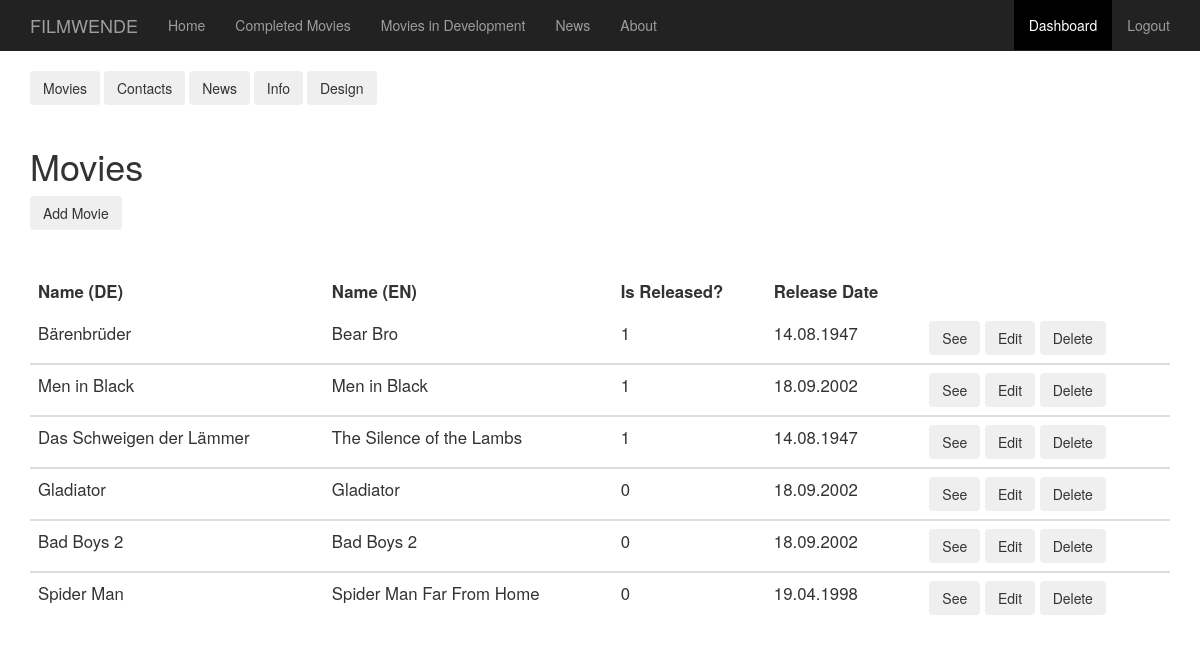
The page /dashboard_movies (signed in) on the database its author committed.
### app/models.py (models this page shows, shortened)
class Movie(db.Model):
    __tablename__ = "movies"
    id = db.Column(db.Integer, primary_key=True)
    title_DE = db.Column(db.String, unique=True)
    title_EN = db.Column(db.String, unique=True)
    isReleased = db.Column(db.Integer)
    release_date = db.Column(db.String(140))
    format = db.Column(db.String)
    isColored = db.Column(db.Integer)
    language = db.Column(db.String)
    duration = db.Column(db.String)
    synopsis = db.Column(db.String)
    awards = db.Column(db.String)
    screenings = db.Column(db.String)
    supporters = db.Column(db.String)
    directors = db.Column(db.String)
    producers = db.Column(db.String)
    executive_producers = db.Column(db.String)
    editors = db.Column(db.String)
    cinematography = db.Column(db.String)
    sound_recordist = db.Column(db.String)
    sound_mix = db.Column(db.String)
    color = db.Column(db.String)
    image_url = db.Column(db.String)

### app/routes.py (the view)
@login_required
@app.route('/dashboard', methods=['GET', 'POST'])
@app.route ('/dashboard_movies')
def dashboard():
    movies = Movie.query.all()
    return render_template('dashboard_movies.html', movies = movies)

### app/models.py (called while the page is built)
@login.user_loader
def load_user(id):
    return User.query.get(int(id))

### app/templates/dashboard_movies.html
{% extends "base2.html" %}
{% block content %}
<div class="container">
  {% include '_dashboard.html' %}
  <div class="col"><hr></div>
  <h1>Movies</h1>
  <button type="button" class="btn btn-outline-secondary" onclick ="window.location = '/edit_movie';"> Add Movie</button>
  <div class="col"><hr></div>
  {% if movies | length > 0 %}
  <table class="table">
    <thead>
      <tr>
        <th scope="col">Name (DE)</th>
        <th scope="col">Name (EN)</th>
        <th scope="col">Is Released?</th>
        <th scope="col">Release Date</th>
        <th scope="col"></th>
      </tr>
    </thead>
    {%for movie in movies%}
    <tbody>
      <tr>
        <td>{{movie.title_DE }}</td>
        <td>{{movie.title_EN}}</td>
        <td>{{movie.isReleased}}</td>
        <td>{{movie.release_date}}</td>
        <td>
          <button type="button" class="btn btn-outline-secondary" onclick ="window.location = '/movies/{{movie.title_DE}}';"> See </button>
          <button type="button" class="btn btn-outline-secondary" onclick ="window.location = '/edit_movie?id={{movie.id}}';"> Edit </button>
          <button type="button" class="btn btn-outline-secondary" onclick ="window.location = '/delete_movie?id={{movie.id}}';"> Delete </button>
        </td>
      </tr>
    </tbody>
    {%endfor%}
  </table>
{%else%}
  <i>No movie yet.</i>
{%endif%}
  </div>
{%endblock%}

### app/static/mystyle.css (style rules this page uses)
hr { border-color: rgba(255, 255, 255); }
.table>tbody>tr>td, .table>tbody>tr>th, .table>thead>tr>th { border-color: transparent!important; font-size: larger; }
html, body { max-width: 100%; overflow-x: hidden; }

### rows shown on the page
Movie: title_DE "Bärenbrüder", title_EN "Bear Bro", isReleased "1", release_date "14.08.1947"
Movie: title_DE "Men in Black", title_EN "Men in Black", isReleased "1", release_date "18.09.2002"
Movie: title_DE "Das Schweigen der Lämmer", title_EN "The Silence of the Lambs", isReleased "1", release_date "14.08.1947"
Movie: title_DE "Gladiator", title_EN "Gladiator", isReleased "0", release_date "18.09.2002"
Movie: title_DE "Bad Boys 2", title_EN "Bad Boys 2", isReleased "0", release_date "18.09.2002"
Movie: title_DE "Spider Man", title_EN "Spider Man Far From Home", isReleased "0", release_date "19.04.1998"
